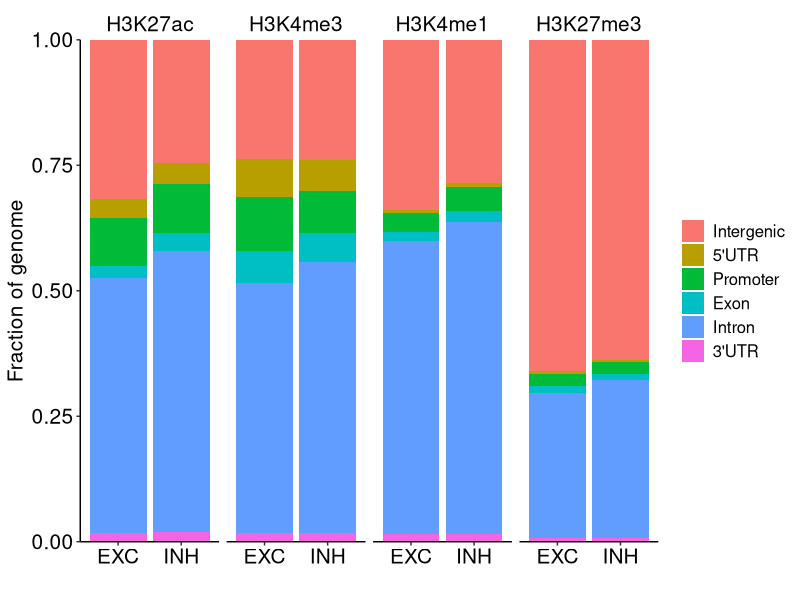

This chart was generated by the following R code:
options(stringsAsFactors = F)
plot.data <- read.csv("plot.data.csv")

library(ggplot2)
plot.data$Marker <- factor(plot.data$Marker ,levels=c("H3K27ac","H3K4me3","H3K4me1","H3K27me3"))
plot.data$V1 <- factor(plot.data$V1 ,levels=c("Intergenic","UTR5","Promoter","Exon","Intron","UTR3"),
                       labels = c("Intergenic","5'UTR","Promoter","Exon","Intron","3'UTR"))
plot.data$Cell_type <- factor(plot.data$Cell_type,levels=c("ex","in"),labels=c("EXC","INH"))

ggplot(plot.data,aes(x=Cell_type,y=V2,fill=V1))+geom_bar(stat="identity") +
  facet_grid( ~ Marker) + xlab("") + ylab("Fraction of genome") +
  theme(panel.background = element_blank(),
        panel.border = element_blank(),
        axis.line = element_line(),
        axis.text = element_text(size=15,color='black'),
        axis.title = element_text(size=15,color='black'),
        strip.background = element_blank(),
        strip.text = element_text(size=15,color='black'),
        legend.title =  element_blank(),
        legend.text = element_text(size=12,color='black')
        )+
  scale_y_continuous(expand = c(0,0)) 
  


